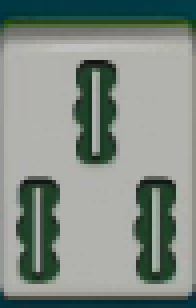
#> input picture dataset/tiles_runtime_v0_2/reference_pack/150_2.png, 49 x 77 px (shown 4 times larger); its folder holds only this picture in this run
$ python -i neutral_face_feature_probe.py   (imports and definitions only)
#> lines starting #> are read from the running program, lines starting #| are printed output that depends on the picture; after the words box and inside, x2 and y2 are one past the last pixel; in counts of white or black regions, pixels touching at a corner belong together
#> further down, picture is the input picture: PIL image 49x77 RGB; mean R, G, B 130.2, 140.1, 133.8
"""Development feature for the explicit hand trial; not calibrated confidence.

Apply identically to query and reference images. The neutral bright-face mask
excludes saturated Ting badges before taking the dominant face rectangle.
"""
import cv2
import numpy as np
from workspace.vision.tiles_v0_1.template_classifier import _feature

def neutral(im, trim_edges=False):
#> called with trim_edges = False
 rgb=np.asarray(im.convert('RGB'))
 if trim_edges:
  margin=max(1,round(rgb.shape[1]*.04))
  if rgb.shape[1] > 2*margin:rgb=rgb[:,margin:-margin]
 hsv=cv2.cvtColor(rgb,cv2.COLOR_RGB2HSV);mask=((hsv[:,:,1]<80)&(hsv[:,:,2]>150)).astype(np.uint8)*255
#> after `hsv = cv2.cvtColor(rgb, cv2.COLOR_RGB2HSV)`: hsv: shape (77, 49, 3); mean H, S, V 44.6, 45.7, 140.9
#> after `mask = ((hsv[:, :, 1] < 80) & (hsv[:, :, 2] > 150)).astype(np.uint8) *`:
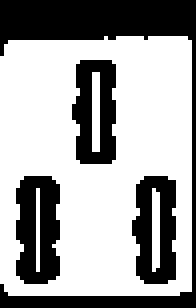
#> mask: shape (77, 49) (shown 4 times larger); 64% white; 4 black regions, box (x1, y1, x2, y2) and area: (0, 0, 49, 77) 695, (4, 44, 15, 71) 242, (33, 44, 44, 71) 214, (18, 15, 29, 41) 209
 mask=cv2.morphologyEx(mask,cv2.MORPH_CLOSE,np.ones((3,3),np.uint8));n,_,stats,_=cv2.connectedComponentsWithStats(mask,8)
#> after `mask = cv2.morphologyEx(mask, cv2.MORPH_CLOSE, np.ones((3, 3), np.uint`:
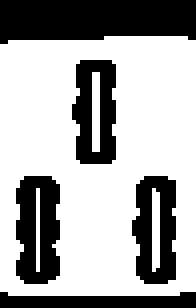
#> mask: shape (77, 49) (shown 4 times larger); 65.8% white; 5 black regions, box (x1, y1, x2, y2) and area: (0, 0, 49, 11) 471, (4, 44, 15, 71) 242, (33, 44, 44, 71) 214, (18, 15, 29, 41) 209, (0, 73, 49, 77) 153
#> after `n, _, stats, _ = cv2.connectedComponentsWithStats(mask, 8)`: n = 5; stats = [[0, 0, 49, 77, 1289], [0, 9, 49, 65, 2383], [23, 18, 2, 20, 40], [9, 47, 1, 21, 21], [38, 47, 2, 21, 40]]
 if n<=1:return _feature(im).astype(np.float32)
 x,y,w,h,area=stats[1:][np.argmax(stats[1:,4])]
#> x = 0; y = 9; w = 49; h = 65; area = 2383
 if area<rgb.shape[0]*rgb.shape[1]*.25 or w<8 or h<12:return _feature(im).astype(np.float32)
 gray=cv2.cvtColor(cv2.resize(rgb[y:y+h,x:x+w],(48,72)),cv2.COLOR_RGB2GRAY)
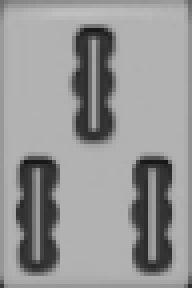
#> gray: shape (72, 48) (shown 4 times larger); min 20, max 192, mean 150
 return cv2.equalizeHist(gray).astype(np.float32)
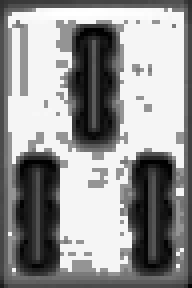
#> returned value: shape (72, 48) float32 (shown 4 times larger); min 0, max 255, mean 147.4

>>> from PIL import Image
>>> picture = Image.open('../../../dataset/tiles_runtime_v0_2/reference_pack/150_2.png')
>>> result = neutral(picture)

$ run again, on dataset/tiles_runtime_v0_2/reference_pack/150_3.png
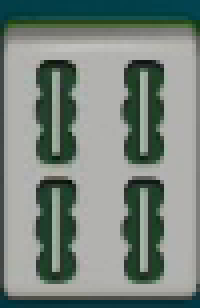
#> input picture dataset/tiles_runtime_v0_2/reference_pack/150_3.png, 50 x 77 px (shown 4 times larger)
#> picture is the input picture: PIL image 50x77 RGB; mean R, G, B 121.1, 133, 125.9
#> hsv: shape (77, 50, 3); mean H, S, V 50.6, 50.6, 133.8
#> in neutral, `mask = cv2.morphologyEx(mask, cv2.MORPH_CLOSE, np.ones((3, 3), np.uint`:
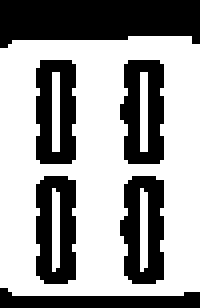
#> mask: shape (77, 50) (shown 4 times larger); 61.3% white; 6 black regions, box (x1, y1, x2, y2) and area: (0, 0, 50, 12) 491, (30, 44, 41, 71) 214, (9, 44, 19, 71) 211, (30, 15, 41, 41) 210, (9, 15, 19, 41) 205, (0, 72, 50, 77) 159
#> n = 6; stats = [[0, 0, 50, 77, 1490], [0, 9, 50, 65, 2200], [13, 18, 2, 20, 40], [35, 18, 2, 20, 40], [13, 47, 2, 21, 40], [35, 47, 2, 21, 40]]
#> x = 0; y = 9; w = 50; h = 65; area = 2200
#> in neutral, `return cv2.equalizeHist(gray).astype(np.float32)`:
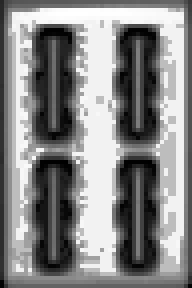
#> returned value: shape (72, 48) float32 (shown 4 times larger); min 0, max 255, mean 135.7

$ run again, on dataset/tiles_runtime_v0_2/reference_pack/150_4.png
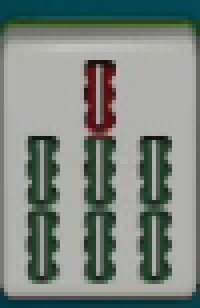
#> input picture dataset/tiles_runtime_v0_2/reference_pack/150_4.png, 50 x 77 px (shown 4 times larger)
#> picture is the input picture: PIL image 50x77 RGB; mean R, G, B 125, 134, 128.1
#> hsv: shape (77, 50, 3); mean H, S, V 46.8, 49.1, 136.6
#> in neutral, `mask = cv2.morphologyEx(mask, cv2.MORPH_CLOSE, np.ones((3, 3), np.uint`:
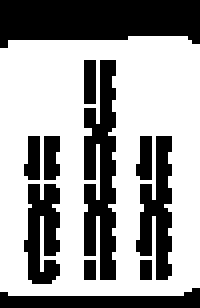
#> mask: shape (77, 50) (shown 4 times larger); 61.3% white; 11 black regions (2 under 20 px), largest, box (x1, y1, x2, y2) and area: (0, 0, 50, 12) 491, (21, 15, 29, 70) 310, (34, 34, 43, 70) 188
#> n = 2; stats = [[0, 0, 50, 77, 1489], [0, 9, 50, 65, 2361]]
#> x = 0; y = 9; w = 50; h = 65; area = 2361
#> in neutral, `return cv2.equalizeHist(gray).astype(np.float32)`:
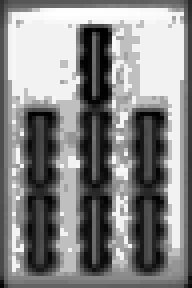
#> returned value: shape (72, 48) float32 (shown 4 times larger); min 0, max 255, mean 135.1

$ run again, on dataset/tiles_runtime_v0_2/reference_pack/150_6.png
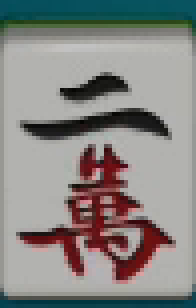
#> input picture dataset/tiles_runtime_v0_2/reference_pack/150_6.png, 49 x 77 px (shown 4 times larger)
#> picture is the input picture: PIL image 49x77 RGB; mean R, G, B 135.6, 134.2, 131.6
#> hsv: shape (77, 49, 3); mean H, S, V 45.1, 51, 143.5
#> in neutral, `mask = cv2.morphologyEx(mask, cv2.MORPH_CLOSE, np.ones((3, 3), np.uint`:
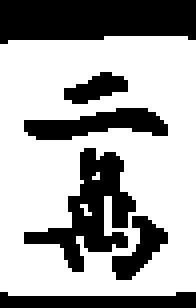
#> mask: shape (77, 49) (shown 4 times larger); 65.1% white; 6 black regions, box (x1, y1, x2, y2) and area: (0, 0, 49, 11) 471, (6, 37, 34, 68) 342, (6, 27, 42, 35) 172, (0, 73, 49, 77) 154, (28, 54, 42, 70) 102, (16, 18, 32, 26) 75
#> n = 4; stats = [[0, 0, 49, 77, 1316], [0, 9, 49, 65, 2449], [23, 43, 2, 2, 3], [20, 51, 3, 3, 5]]
#> x = 0; y = 9; w = 49; h = 65; area = 2449
#> in neutral, `return cv2.equalizeHist(gray).astype(np.float32)`:
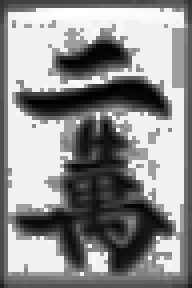
#> returned value: shape (72, 48) float32 (shown 4 times larger); min 0, max 255, mean 142.3
